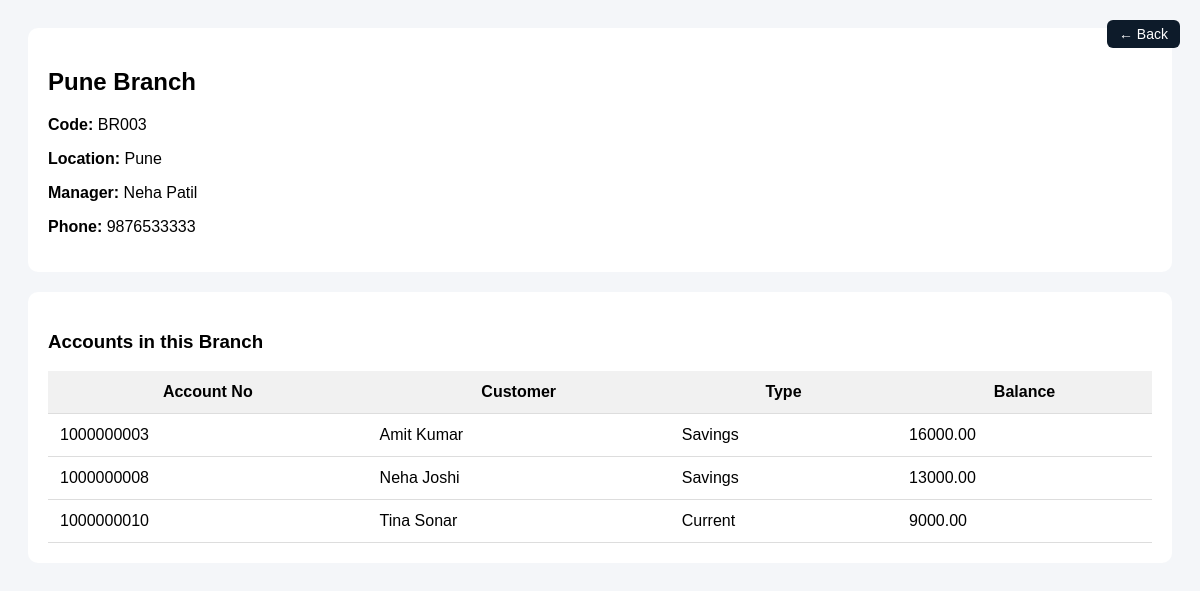
Screenshot of /mybank/branch_view.php?branch_code=BR003 with the database file from the repository.
### tables this page shows
CREATE TABLE `branches` (
  `branch_code` varchar(10) NOT NULL,
  `branch_name` varchar(100) NOT NULL,
  `branch_address` varchar(255) DEFAULT NULL,
  `phone` varchar(15) DEFAULT NULL,
  `ifsc_code` varchar(20) NOT NULL,
  `location` varchar(100) DEFAULT NULL,
  `manager_name` varchar(100) DEFAULT NULL
);

CREATE TABLE `accounts` (
  `account_id` int(11) NOT NULL,
  `customer_id` int(11) NOT NULL,
  `account_number` varchar(20) NOT NULL,
  `account_type` enum('Savings','Current','Fixed Deposit') NOT NULL,
  `balance` decimal(12,2) DEFAULT 0.00,
  `status` enum('Active','Inactive','Blocked') DEFAULT 'Active',
  `branch_code` varchar(10) DEFAULT NULL,
  `available_balance` decimal(12,2) NOT NULL DEFAULT 0.00
);

CREATE TABLE `customers` (
  `customer_id` int(11) NOT NULL,
  `full_name` varchar(100) NOT NULL,
  `email` varchar(100) NOT NULL,
  `phone` varchar(15) NOT NULL,
  `created_at` timestamp NOT NULL DEFAULT current_timestamp(),
  `address` varchar(255) DEFAULT NULL,
  `dob` date DEFAULT NULL
);

### mybank/branch_view.php (the view, shortened to what this page needs)
<?php
$conn = new mysqli("localhost", "root", "", "mybank");
$branch_code = $_GET['branch_code'];
$branch = $conn->query("SELECT * FROM branches WHERE branch_code='$branch_code'")->fetch_assoc();
$accounts = $conn->query("
    SELECT a.account_number, a.account_type, a.balance, c.full_name
    FROM accounts a
    JOIN customers c ON a.customer_id = c.customer_id
    WHERE a.branch_code = '$branch_code'
");
?>
<!DOCTYPE html>
<html>
<head>
</head>
<body>
<div class="card">
    <h2><?php echo $branch['branch_name']; ?></h2>
    <p><b>Code:</b> <?php echo $branch['branch_code']; ?></p>
    <p><b>Location:</b> <?php echo $branch['location']; ?></p>
    <p><b>Manager:</b> <?php echo $branch['manager_name']; ?></p>
    <p><b>Phone:</b> <?php echo $branch['phone']; ?></p>
</div>
<div class="card">
<a href="branches.php" style="
    position:absolute;
    top:20px;
    right:20px;
    padding:6px 12px;
    background:#0d1b2a;
    color:white;
    text-decoration:none;
    border-radius:6px;
    font-size:14px;
">
    ← Back
</a>
    <h3>Accounts in this Branch</h3>
    <table>
        <tr>
            <th>Account No</th>
            <th>Customer</th>
            <th>Type</th>
            <th>Balance</th>
        </tr>
        <?php while($row = $accounts->fetch_assoc()): ?>
        <tr>
            <td><?php echo $row['account_number']; ?></td>
            <td><?php echo $row['full_name']; ?></td>
            <td><?php echo $row['account_type']; ?></td>
            <td><?php echo $row['balance']; ?></td>
        </tr>
        <?php endwhile; ?>
    </table>
</div>
</body>
</html>

### mybank/branch_view.php (style rules this page uses)
body { font-family:Arial; background:#f4f6f9; padding:20px; }
.card { background:white; padding:20px; border-radius:10px; margin-bottom:20px; }
table { width:100%; border-collapse:collapse; }
th, td { padding:12px; border-bottom:1px solid #ddd; }
th { background:#f1f1f1; }

### rows the page displays
branches: branch_name "Pune Branch", branch_code "BR003", location "Pune", manager_name "Neha Patil", phone "9876533333"
accounts: account_number "1000000003", customer.full_name "Amit Kumar", account_type "Savings", balance "16000.00"
accounts: account_number "1000000008", customer.full_name "Neha Joshi", account_type "Savings", balance "13000.00"
accounts: account_number "1000000010", customer.full_name "Tina Sonar", account_type "Current", balance "9000.00"
